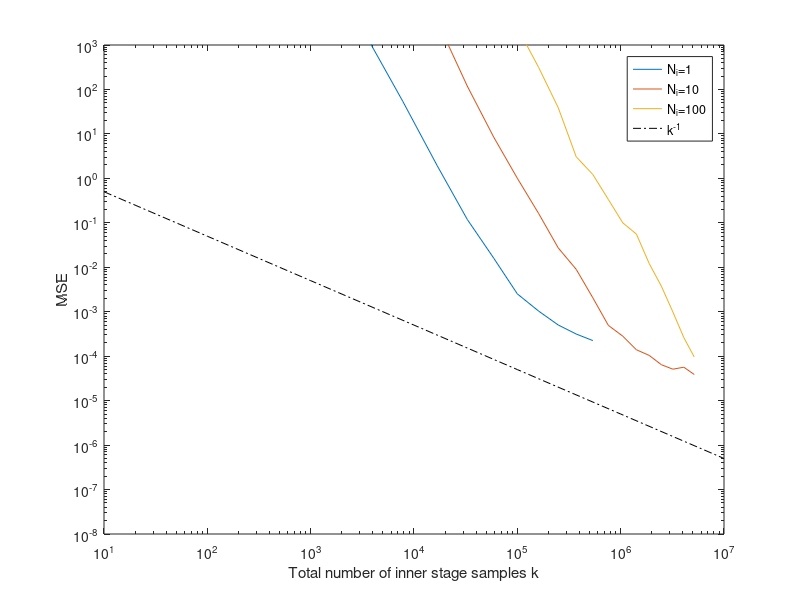
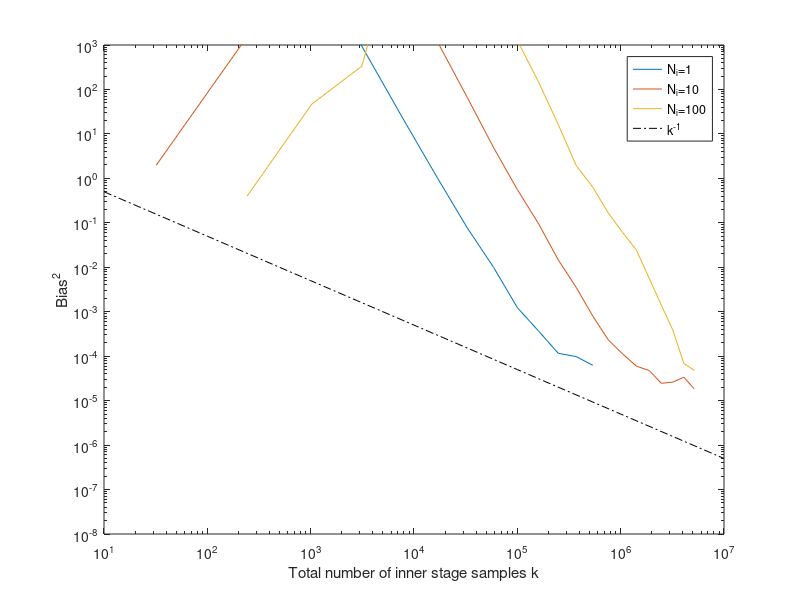
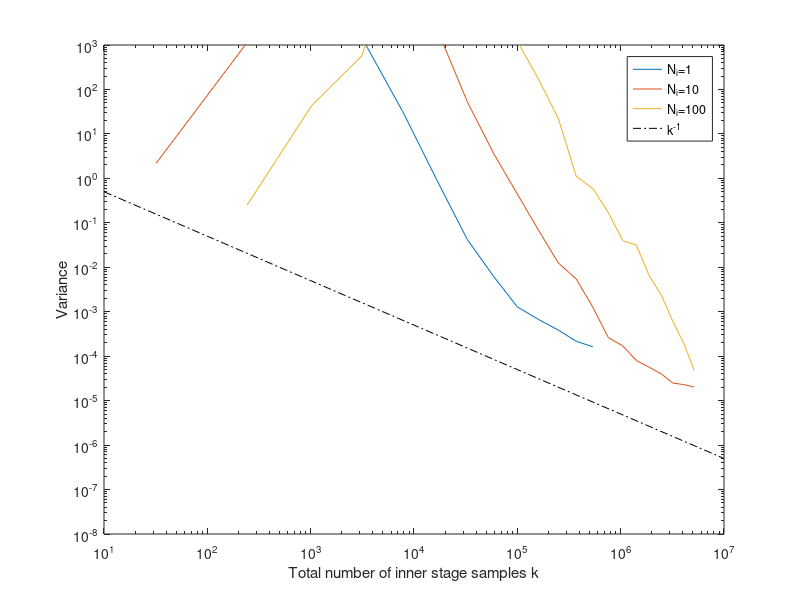
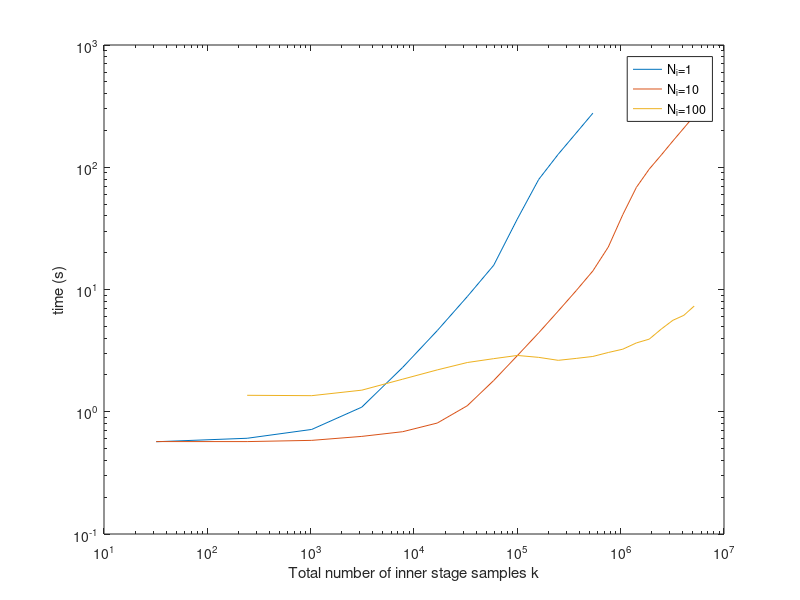

Write the MATLAB code that produced these figures, in order.
clear;clc;

% Poly regr
load('re_poly2_1.mat')
mse_poly2=mse;
bias2_poly2=bias2;
var_poly2=var;
t_poly2=t_tr+t_pr;
load('re_poly5_1.mat')
mse_poly5=mse;
bias2_poly5=bias2;
var_poly5=var;
t_poly5=t_tr+t_pr;
load('re_poly8_1.mat')
mse_poly8=mse;
bias2_poly8=bias2;
var_poly8=var;
t_poly8=t_tr+t_pr;
load('re_poly10_1.mat')
mse_poly10=mse;
bias2_poly10=bias2;
var_poly10=var;
t_poly10=t_tr+t_pr;
load('re_poly15_1.mat')
mse_poly15=mse;
bias2_poly15=bias2;
var_poly15=var;
t_poly15=t_tr+t_pr;

K_plot = logspace(1,7,7);

figure(1),loglog(K,mse_poly2,K,mse_poly5,K,mse_poly8,K,mse_poly10,K,mse_poly15)
xlabel('Total number of inner stage samples k')
ylabel('MSE')
axis([10, 1e7, 1e-8, 1e3])
legend('deg=2','deg=5','deg=8','deg=10','deg=15')

figure(2),loglog(K,bias2_poly2,K,bias2_poly5,K,bias2_poly8,K,bias2_poly10,K,bias2_poly15)
xlabel('Total number of inner stage samples k')
ylabel('MSE')
axis([10, 1e7, 1e-8, 1e3])
legend('deg=2','deg=5','deg=8','deg=10','deg=15')

figure(3),loglog(K,var_poly2,K,var_poly5,K,var_poly8,K,var_poly10,K,var_poly15)
xlabel('Total number of inner stage samples k')
ylabel('MSE')
axis([10, 1e7, 1e-8, 1e3])
legend('deg=2','deg=5','deg=8','deg=10','deg=15')

figure(4),loglog(K,t_poly2,K,t_poly5,K,t_poly8,K,t_poly10,K,t_poly15)
xlabel('Total number of inner stage samples k')
ylabel('time (s)')
legend('deg=2','deg=5','deg=8','deg=10','deg=15')

%% Ridge Regr
clear; clc
load('re_poly2_100_qmc.mat')
mse_poly=mse;
bias2_poly=bias2;
var_poly=var;
t_poly=t_tr+t_pr;
load('re_ridge2_100_qmc.mat')
mse_ridge=mse;
bias2_ridge=bias2;
var_ridge=var;
t_ridge=t_tr+t_pr;

K_plot = logspace(1,7,7);

figure(1),loglog(K(3:end),mse_poly(3:end),K(3:end),mse_ridge(3:end),...
K_plot,5e-1*K_plot.^(-1)/K_plot(1)^(-1),'k-.')
ylabel('MSE')
axis([10, 1e7, 1e-8, 1e3])
legend('Poly Regr','Ridge Regr','k^{-1}')

figure(2),loglog(K(3:end),bias2_poly(3:end),K(3:end),bias2_ridge(3:end),...
K_plot,5e-1*K_plot.^(-1)/K_plot(1)^(-1),'k-.')
xlabel('Total number of inner stage samples k')
ylabel('Bias^2')
axis([10, 1e7, 1e-8, 1e3])
legend('Poly Regr','Ridge Regr','k^{-1}')

figure(3),loglog(K(3:end),var_poly(3:end),K(3:end),var_ridge(3:end),...
K_plot,5e-1*K_plot.^(-1)/K_plot(1)^(-1),'k-.')
xlabel('Total number of inner stage samples k')
ylabel('Variance')
axis([10, 1e7, 1e-8, 1e3])
legend('Poly Regr','Ridge Regr','k^{-1}')

figure(4),loglog(K,t_poly,K,t_ridge)
xlabel('Total number of inner stage samples k')
ylabel('time (s)')
legend('Poly Regr','Ridge Regr')

%% N_o
load('re_poly15_1_qmc.mat')
mse_1=mse;
bias2_1=bias2;
var_1=var;
t_1=t_tr+t_pr;
load('re_poly15_10_qmc.mat')
mse_10=mse;
bias2_10=bias2;
var_10=var;
t_10=t_tr+t_pr;
load('re_poly15_100_qmc.mat')
mse_100=mse;
bias2_100=bias2;
var_100=var;
t_100=t_tr+t_pr;

K_plot = logspace(1,7,7);

figure(1),loglog(K,mse_1,K(2:end),mse_10(2:end),K(5:end),mse_100(5:end),...
K_plot,5e-1*K_plot.^(-1)/K_plot(1)^(-1),'k-.')
xlabel('Total number of inner stage samples k')
ylabel('MSE')
axis([10, 1e7, 1e-8, 1e3])
legend('N_i=1','N_i=10','N_i=100','k^{-1}')

figure(2),loglog(K,bias2_1,K,bias2_10,K,bias2_100,...
K_plot,5e-1*K_plot.^(-1)/K_plot(1)^(-1),'k-.')
xlabel('Total number of inner stage samples k')
ylabel('Bias^2')
axis([10, 1e7, 1e-8, 1e3])
legend('N_i=1','N_i=10','N_i=100','k^{-1}')

figure(3),loglog(K,var_1,K,var_10,K,var_100,...
K_plot,5e-1*K_plot.^(-1)/K_plot(1)^(-1),'k-.')
xlabel('Total number of inner stage samples k')
ylabel('Variance')
axis([10, 1e7, 1e-8, 1e3])
legend('N_i=1','N_i=10','N_i=100','k^{-1}')

figure(4),loglog(K,t_1,K,t_10,K,t_100)
xlabel('Total number of inner stage samples k')
ylabel('time (s)')
legend('N_i=1','N_i=10','N_i=100')